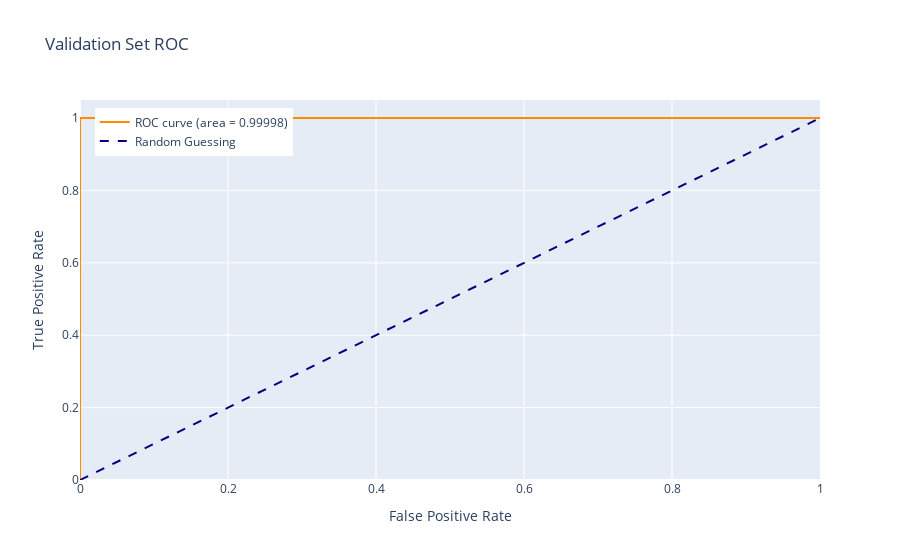
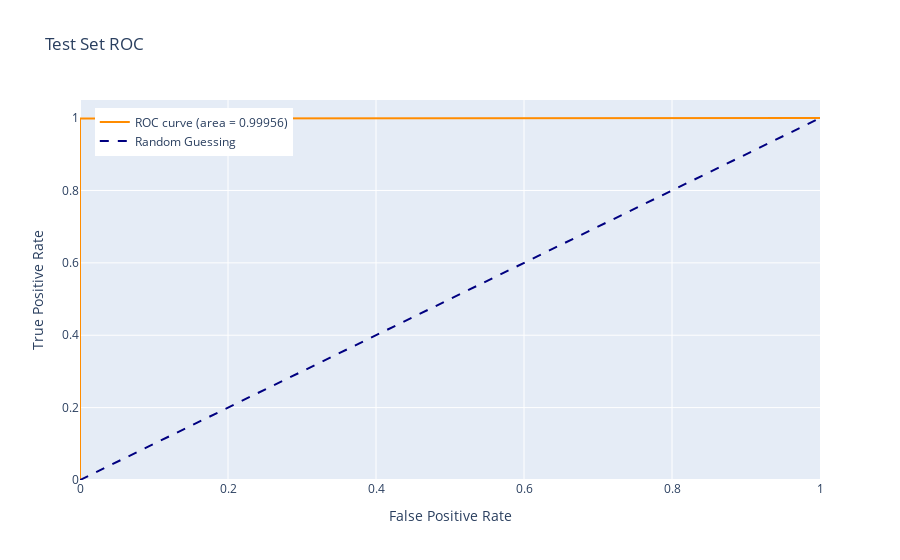

Here is the notebook cell these charts were saved with, in order:
### Code cell
if train_random_forest:
    # Accuracy
    accuracy = accuracy_score(y_val, y_pred)
    print(f'Validation Set Accuracy: {accuracy:.5f}')

    # Precision
    precision = precision_score(y_val, y_pred)
    print(f'Validation Set Precision: {precision:.5f}')

    # Recall
    recall = recall_score(y_val, y_pred)
    print(f'Validation Set Recall: {recall:.5f}')

    # F1 Score
    f1 = f1_score(y_val, y_pred)
    print(f'Validation Set F1 Score: {f1:.5f}')

    # ROC-AUC
    roc_auc = roc_auc_score(y_val, y_pred)
    print(f'Validation Set ROC-AUC: {roc_auc:.5f}')

    # Confusion Matrix
    cm = confusion_matrix(y_val, y_pred)
    print('Validation Set Confusion Matrix:')
    print(cm)

    # Optionally, plot ROC curve
    import matplotlib.pyplot as plt

    fpr, tpr, _ = roc_curve(y_val, y_pred)
    roc_auc = auc(fpr, tpr)

    fig = go.Figure()

    # Plot ROC curve
    fig.add_trace(go.Scatter(x=fpr, y=tpr,
                        mode='lines',
                        name=f'ROC curve (area = {roc_auc:.5f})',
                        line=dict(color='darkorange', width=2)))

    # Plot diagonal line
    fig.add_trace(go.Scatter(x=[0, 1], y=[0, 1],
                        mode='lines',
                        name='Random Guessing',
                        line=dict(color='navy', width=2, dash='dash')))

    # Set layout
    fig.update_layout(
        xaxis_title='False Positive Rate',
        yaxis_title='True Positive Rate',
        title='Validation Set ROC',
        xaxis=dict(range=[0, 1]),
        yaxis=dict(range=[0, 1.05]),
        legend=dict(x=0.02, y=0.98),
    )

    fig.show()
    
    # Accuracy
    accuracy = accuracy_score(y_test, y_pred_test)
    print(f'Test Set Accuracy: {accuracy:.5f}')

    # Precision
    precision = precision_score(y_test, y_pred_test)
    print(f'Test Set Precision: {precision:.5f}')

    # Recall
    recall = recall_score(y_test, y_pred_test)
    print(f'Test Set Recall: {recall:.5f}')

    # F1 Score
    f1 = f1_score(y_test, y_pred_test)
    print(f'Test Set F1 Score: {f1:.5f}')

    # ROC-AUC
    roc_auc = roc_auc_score(y_test, y_pred_test)
    print(f'Test Set ROC-AUC: {roc_auc:.5f}')

    # Confusion Matrix
    cm = confusion_matrix(y_test, y_pred_test)
    print('Test Set Confusion Matrix:')
    print(cm)

    fpr, tpr, _ = roc_curve(y_test, y_pred_test)
    roc_auc = auc(fpr, tpr)


    fig = go.Figure()

    # Plot ROC curve
    fig.add_trace(go.Scatter(x=fpr, y=tpr,
                        mode='lines',
                        name=f'ROC curve (area = {roc_auc:.5f})',
                        line=dict(color='darkorange', width=2)))

    # Plot diagonal line
    fig.add_trace(go.Scatter(x=[0, 1], y=[0, 1],
                        mode='lines',
                        name='Random Guessing',
                        line=dict(color='navy', width=2, dash='dash')))

    # Set layout
    fig.update_layout(
        xaxis_title='False Positive Rate',
        yaxis_title='True Positive Rate',
        title='Test Set ROC',
        xaxis=dict(range=[0, 1]),
        yaxis=dict(range=[0, 1.05]),
        legend=dict(x=0.02, y=0.98),
    )

    fig.show()

### Figure 1 — Plotly figure (JSON) as saved in the notebook; plotly's stock layout.template omitted (floating-point values rounded to 4 significant figures)
{"data": [{"line": {"color": "darkorange", "width": 2}, "mode": "lines", "name": "ROC curve (area = 0.99998)", "type": "scatter", "x": [0, 4.097e-05, 1], "y": [0, 1, 1]}, {"line": {"color": "navy", "dash": "dash", "width": 2}, "mode": "lines", "name": "Random Guessing", "type": "scatter", "x": [0, 1], "y": [0, 1]}], "layout": {"legend": {"x": 0.02, "y": 0.98}, "title": {"text": "Validation Set ROC"}, "xaxis": {"range": [0, 1], "title": {"text": "False Positive Rate"}}, "yaxis": {"range": [0, 1.05], "title": {"text": "True Positive Rate"}}}}

### Figure 2 — Plotly figure (JSON) as saved in the notebook; plotly's stock layout.template omitted (floating-point values rounded to 4 significant figures)
{"data": [{"line": {"color": "darkorange", "width": 2}, "mode": "lines", "name": "ROC curve (area = 0.99956)", "type": "scatter", "x": [0, 0, 1], "y": [0, 0.9991, 1]}, {"line": {"color": "navy", "dash": "dash", "width": 2}, "mode": "lines", "name": "Random Guessing", "type": "scatter", "x": [0, 1], "y": [0, 1]}], "layout": {"legend": {"x": 0.02, "y": 0.98}, "title": {"text": "Test Set ROC"}, "xaxis": {"range": [0, 1], "title": {"text": "False Positive Rate"}}, "yaxis": {"range": [0, 1.05], "title": {"text": "True Positive Rate"}}}}
